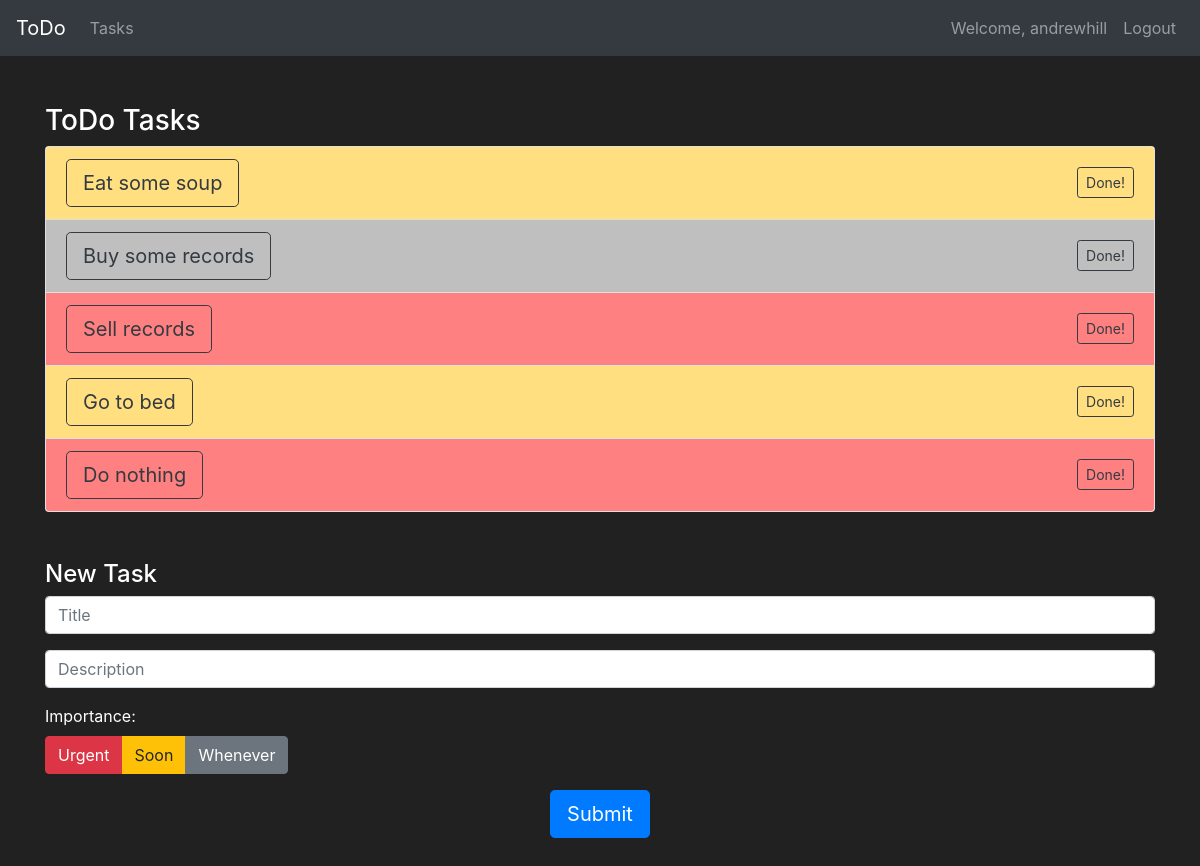
The page /tasks (signed in) on the database its author committed.
### todolist/models.py (models this page shows, shortened)
class User(db.Model, UserMixin):
    id = db.Column(db.Integer(), primary_key=True)
    username = db.Column(db.String(length=30), nullable=False, unique=True)
    email = db.Column(db.String(length=50), nullable=False, unique=True)
    password_hash = db.Column(db.String(length=60), nullable=False, unique=True)
    tasks = db.relationship('Task', backref='created_by_user', lazy=True)
    @property
    def password(self):
        return self.password

class Task(db.Model):
    id = db.Column(db.Integer(), primary_key=True)
    title = db.Column(db.String(length=128), nullable=False)
    description = db.Column(db.String(length=1024), nullable=False)
    importance = db.Column(db.String(length=12), nullable=False)
    user = db.Column(db.Integer(), db.ForeignKey('user.id'))
    def __repr__(self):
        return self.title

### todolist/routes.py (the view, shortened to what this page needs)
@app.route('/tasks', methods=['GET','POST'])
@login_required
def tasks():
    form = TaskForm()
    tasks = Task.query.filter_by(user=User.query.filter_by(id=session['user_id']).first().id).all()
    print(f'tasks = {tasks}')
    return render_template('tasks.html', tasks=tasks, form=form)

### todolist/forms.py
class TaskForm(FlaskForm):
    title = StringField(label='Title:', validators=[DataRequired()])
    description = StringField(label='Description:')
    importance = RadioField(label='Importance:')
    kill = StringField()
    subbutt = SubmitField(label='Submit')

### todolist/helpers.py (called while the page is built)
def login_required(f):
    @wraps(f)
    def decorated_function(*args, **kwargs):
        if not current_user.is_authenticated:
            return redirect(url_for('login', next=request.url))
        return f(*args, **kwargs)
    return decorated_function

### todolist/models.py (called while the page is built)
@login_manager.user_loader
def load_user(user_id):
    return User.query.get(int(user_id))

### todolist/templates/tasks.html (shortened to what this page needs)
{% extends 'base.html' %}
{% block content %}
<div class='container'>
    <div class="row row-content mb-5">
        <div class='col-12'>
            <h3 class="mt-5">ToDo Tasks</h3>
            <div class='accordion' id='accordion-tasks'>
                {% if tasks %}
                    {% for task in tasks %}
                    <div class='card'>
                        <div class="card-header bg-{{ task.importance }} align-content-center" role='tab' id="heading{{ task.id }}">
                            <div class="row">
                                <div class='col-12 col-sm-8 col-md-10 text-left align-content-center'>
                                    <h4 class='mb-0 text-white'>
                                        <a type='button' class='btn btn-outline-dark btn-lg collapsed'
                                            data-toggle='collapse' data-target='#panel{{ task.id }}'
                                            aria-expanded="false" aria-controls="{{ task.id }}">
                                            {{ task.title }}
                                        </a>
                                    </h4>
                                </div>
                                <div class='col-12 col-sm-4 col-md-2 text-right align-content-center'><form method='POST'><button class='btn btn-sm btn-outline-dark' name="kill" value='{{ task.id }}'>Done!</button></div></form>
                            </div>
                        </div>
                    </div>
                    {% endfor %}
                {% endif %}
            </div>
        </div>
    </div>
    <div class="row row-content mb-5">
        <div class="col-12">
            <h4>New Task</h4>
            <form id="task_form" method='POST'>
                <div class="row-content justify-content-center mb-3">
                    <p>{{ form.title(class="form-control", placeholder="Title") }}</p>
                    <p>{{ form.description(class="form-control", placeholder="Description") }}</p>
                    <div class='row row-content' style="display: inline-block;">
                        <div class='col-sm-2'>
                            {{ form.importance.label() }}
                        </div>
                        <div class='btn-group btn-group-toggle col-sm-9' data-toggle='buttons'>
                            <label class='btn btn-danger'>
                                <input type='radio' name='importance' value='danger'>Urgent
                            </label>
                            <label class='btn btn-warning'>
                                <input type='radio' name='importance' value='warning'>Soon
                            </label>
                            <label class='btn btn-secondary'>
                                <input type='radio' name='importance' value='secondary'>Whenever
                            </label>
                        </div>
                    </div>
                </div>
                <div class="row row-content justify-content-center">{{ form.subbutt(class="btn btn-lg btn-primary", onclick='submitForm()') }}</div>
            </form>
        </div>
    </div>
</div>
{% endblock %}

### todolist/templates/base.html (shortened to what this page needs)
<!DOCTYPE html>
<html lang='en'>
    <head>
        <link rel="stylesheet" href="https://cdn.jsdelivr.net/npm/bootstrap@4.5.3/dist/css/bootstrap.min.css">
        <link rel="stylesheet" type="text/css" href="/todolist/static/styles.css">
   </head>
   <body>
    <nav class="navbar navbar-expand-md navbar-dark bg-dark">
        <a class="navbar-brand" href="/">ToDo</a>
        <div class="collapse navbar-collapse" id="navbarNav">
            <ul class="navbar-nav mr-auto">
                <li class="nav-item">
                    <a class="nav-link" href="{{ url_for('tasks') }}">Tasks</a>
                </li>
            </ul>
                {% if current_user.is_authenticated %}
            <ul class="navbar-nav">
                <li class="nav-item">
                    <a class="nav-link">Welcome, {{ current_user.username }}</a>
                </li>
                <li class="nav-item">
                    <a class="nav-link" href="{{ url_for('logout') }}">Logout</a>
                </li>
            </ul>
                {% endif %}
        </div>
        </nav>
        {% block content %}
        {% endblock %}
    </body>
</html>

### todolist/static/styles.css (style rules this page uses)
body { background-color: #212121; color: white }
.card .bg-danger { background-color: #ff8080 !important; }
.card .bg-warning { background-color: #ffdf80 !important; }
.card .bg-secondary { background-color: #bfbfbf !important; }

### rows shown on the page
User: username "andrewhill"
Task: title "Eat some soup", {{ task.id }} 2 (drawn)
Task: title "Buy some records", {{ task.id }} 4 (drawn)
Task: title "Sell records", {{ task.id }} 5 (drawn)
Task: title "Go to bed", {{ task.id }} 10 (drawn)
Task: title "Do nothing", {{ task.id }} 11 (drawn)
